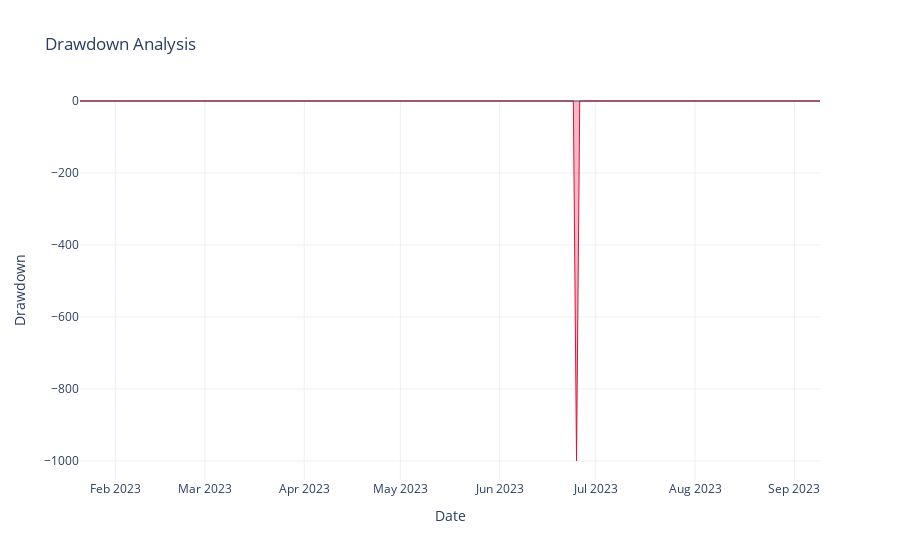

This figure's notebook cell:
### Code cell
# Plot drawdown analysis
fig_drawdown = plot_drawdown(
    pnl=backtest_result.pnl["net_pnl"],
    title="Drawdown Analysis",
)
fig_drawdown.show()

print("✅ Drawdown visualization complete")

### Figure 1 — Plotly figure (JSON) as saved in the notebook; plotly's stock layout.template omitted (floating-point values rounded to 4 significant figures; data arrays with more than 128 entries replaced by an {"elided": "..."} marker saying what was removed)
{"data": [{"fillcolor": "rgba(220, 20, 60, 0.3)", "fillpattern": {"shape": ""}, "hovertemplate": "Date=%{x}<br>Drawdown=%{y}<extra></extra>", "legendgroup": "", "line": {"color": "crimson", "width": 1}, "marker": {"symbol": "circle"}, "mode": "lines", "name": "", "orientation": "v", "showlegend": false, "stackgroup": "1", "type": "scatter", "x": {"elided": "232 str values"}, "xaxis": "x", "y": {"elided": "232 float values"}, "yaxis": "y"}], "layout": {"hovermode": "x unified", "legend": {"tracegroupgap": 0}, "shapes": [{"line": {"color": "black", "dash": "solid"}, "opacity": 0.3, "type": "line", "x0": 0, "x1": 1, "xref": "x domain", "y0": 0, "y1": 0, "yref": "y"}], "showlegend": false, "title": {"text": "Drawdown Analysis"}, "xaxis": {"anchor": "y", "domain": [0, 1], "title": {"text": "Date"}}, "yaxis": {"anchor": "x", "domain": [0, 1], "title": {"text": "Drawdown"}}}}
